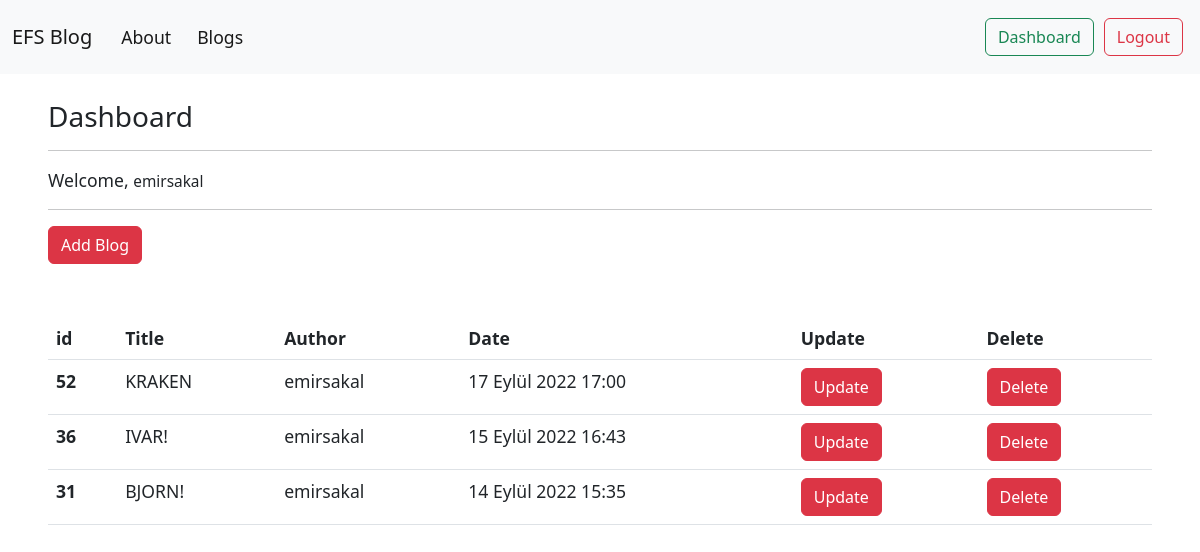
Before: /blogs/dashboard/ (signed in) with the older database file.
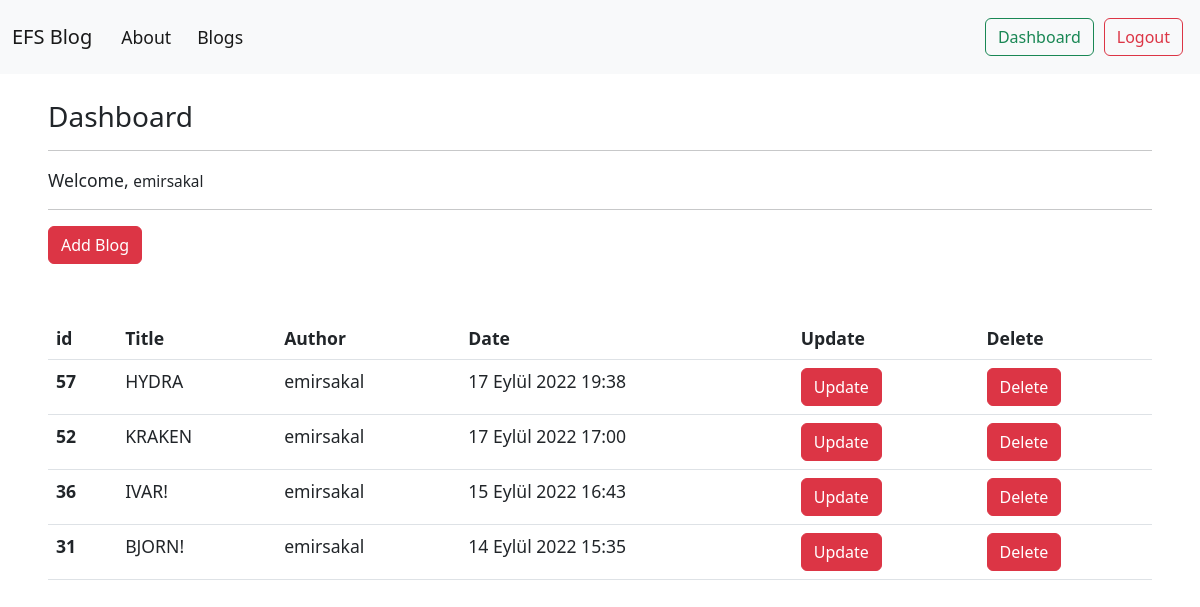
After: the same page with the newer database file.
### article/models.py (models this page shows, shortened)
class Article(models.Model):
    author = models.ForeignKey("auth.User", on_delete = models.CASCADE,verbose_name= "Author ")
    title = models.CharField(max_length = 50, verbose_name= "Title ")
    content = RichTextField()
    created_date = models.DateTimeField(auto_now_add=True, verbose_name= "Created Date")
    article_image = models.FileField(blank = True,null = True,verbose_name="Image")
    article_image2 = models.FileField(blank = True,null = True,verbose_name="Image 2")
    class Meta:
        ordering = ['-created_date']

### article/views.py (the view)
# urls.py: path('dashboard/',views.dashboard,name = "dashboard"),
@login_required(login_url="user:login")
def dashboard(request):
    articles = Article.objects.filter(author = request.user)
    context = {
        "articles" : articles
    }
    return render(request,"dashboard.html",context)

### templates/dashboard.html (shortened to what this page needs)
{% extends 'layout.html' %}
{% block body %}
<h3> Dashboard </h3>
<hr>
<p>
    Welcome, <small>{{request.user.username}}</small>
</p>
<hr>
<a class = "btn btn-danger" href = "{% url 'article:addblog' %}"> Add Blog </a>
<br><br><br>
{% if articles %}
    <table class="table">
        <thead>
        <tr>
            <th scope="col">id</th>
            <th scope="col">Title</th>
            <th scope="col">Author</th>
            <th scope="col">Date</th>
            <th scope="col">Update</th>
            <th scope="col">Delete</th>
        </tr>
        </thead>
        <tbody>
            {% for article in articles %}
                <tr>
                    <th scope="row">{{article.id}}</th>
                    <td><a href = "{% url 'article:detail' article.id %}">{{article.title}}</a></td>
                    <td>{{article.author.username}}</td>
                    <td>{{article.created_date}}</td>
                    <td><a href="{% url 'article:update' article.id %}" class = "btn btn-danger">Update</a></td>
                    <td><a class = "btn btn-danger" data-bs-toggle="modal" data-bs-target="#exampleModal">Delete</a></td>
                </tr>
            {% endfor %}
        </tbody>
    </table>
{% else %}
    <div class ="alert alert-danger"> You did not write any blog.</div>
{% endif %}
{% endblock body %}

Changed rows visible on the page:
added Article: id "57", title "HYDRA", author.username "emirsakal", created_date "17 Eylül 2022 19:38"
